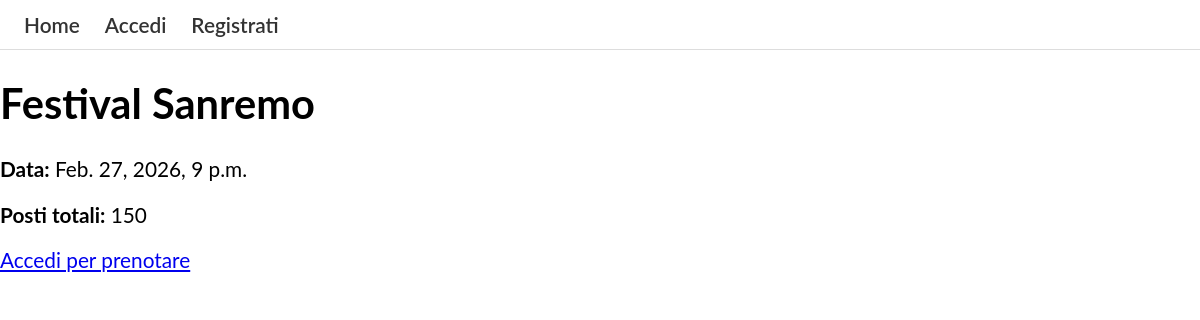
The app's page /catalog/evento/1/, older data.
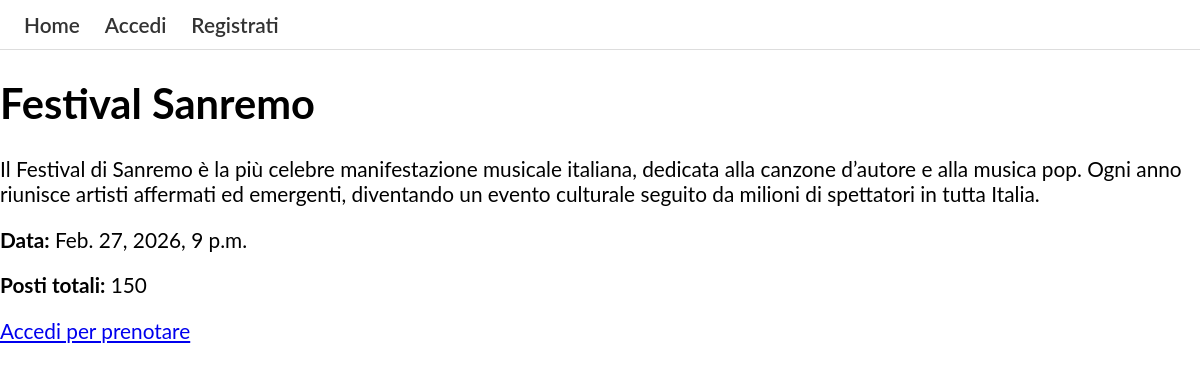
The same page, newer data.
### catalog/models.py (models this page shows, shortened)
class Evento(models.Model):
    titolo = models.CharField(max_length=200)
    descrizione = models.TextField(blank=True)
    data = models.DateTimeField()
    posti_totali = models.PositiveIntegerField()
    creatore = models.ForeignKey(User, on_delete=models.CASCADE)
    immagine = models.ImageField(upload_to="eventi/",blank=True,null=True)
    class Meta:
        verbose_name = "Evento"
        verbose_name_plural = "Eventi"

### catalog/views.py (the view)
# urls.py: path('evento/<int:pk>/', views.EventoDetailView.as_view(), name='evento-detail'),
class EventoDetailView(generic.DetailView):
    model = Evento
    def get_context_data(self, **kwargs):
        context = super().get_context_data(**kwargs)
        if self.request.user.is_authenticated:
            context['gia_prenotato'] = Prenotazione.objects.filter(
                evento=self.object,
                utente=self.request.user
            ).exists()
        return context

### catalog/templates/catalog/evento_detail.html (shortened to what this page needs)
{% extends "base_generic.html" %}
{% block content %}
<h1>{{ object.titolo }}</h1>
<p>{{ object.descrizione }}</p>
<p><strong>Data:</strong> {{ object.data }}</p>
<p><strong>Posti totali:</strong> {{ object.posti_totali }}</p>
{% if user.is_authenticated %}
  {% if gia_prenotato %}
    <p><strong>Hai già prenotato questo evento.</strong></p>
  {% else %}
    <a href="{% url 'prenota-evento' object.id %}">Prenota evento</a>
  {% endif %}
{% else %}
  <p><a href="{% url 'login' %}?next={{ request.path }}">Accedi per prenotare</a></p>
{% endif %}
{% endblock %}

Row changes from the older to the newer data that the page shows:
changed Evento "Festival Sanremo": descrizione (not shown) → "Il Festival di Sanremo è la più celebre manifestazione musicale italiana, dedicata alla canzone d’autore e alla musica pop. Ogni anno riunisce artisti affermati ed emergenti, diventando un evento culturale seguito da milioni di spettatori in tutta Italia."
